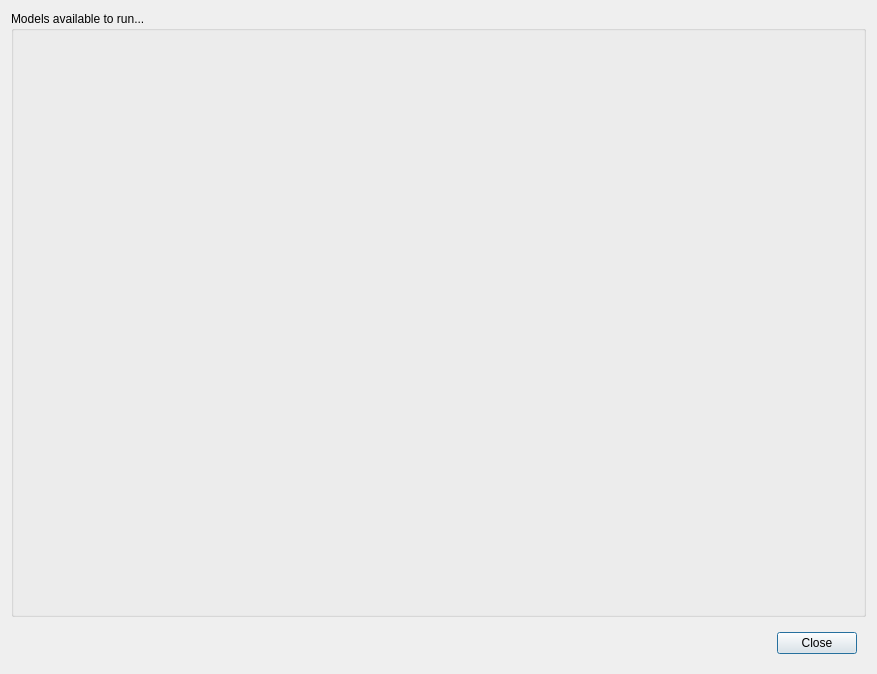
<ui version="4.0" >
 <author>Aaron Racicot</author>
 <class>OpusRunModel</class>
 <widget class="QDialog" name="OpusRunModel" >
  <property name="geometry" >
   <rect>
    <x>0</x>
    <y>0</y>
    <width>877</width>
    <height>674</height>
   </rect>
  </property>
  <property name="sizePolicy" >
   <sizepolicy vsizetype="Fixed" hsizetype="Fixed" >
    <horstretch>0</horstretch>
    <verstretch>0</verstretch>
   </sizepolicy>
  </property>
  <property name="windowTitle" >
   <string>OpusGui - Run Manager</string>
  </property>
  <layout class="QVBoxLayout" >
   <item>
    <widget class="QGroupBox" name="groupBox" >
     <property name="title" >
      <string>Models available to run...</string>
     </property>
    </widget>
   </item>
   <item>
    <widget class="QWidget" native="1" name="widget_2" >
     <property name="sizePolicy" >
      <sizepolicy vsizetype="Fixed" hsizetype="Preferred" >
       <horstretch>0</horstretch>
       <verstretch>0</verstretch>
      </sizepolicy>
     </property>
     <layout class="QHBoxLayout" >
      <item>
       <spacer>
        <property name="orientation" >
         <enum>Qt::Horizontal</enum>
        </property>
        <property name="sizeHint" >
         <size>
          <width>251</width>
          <height>20</height>
         </size>
        </property>
       </spacer>
      </item>
      <item>
       <widget class="QPushButton" name="pbnCancel" >
        <property name="text" >
         <string>Close</string>
        </property>
       </widget>
      </item>
     </layout>
    </widget>
   </item>
  </layout>
 </widget>
 <resources/>
 <connections/>
</ui>
